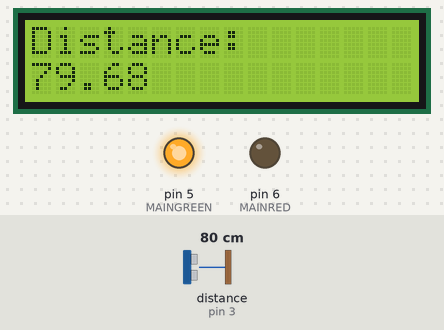
Recording of a sketch running on a simulated Arduino Uno, built with avr-gcc and run on an emulated ATmega328P. On the bench: 16×2 character LCD, output pins drawn as LEDs (lit = HIGH). Wiring (inferred from the names in the program): ultrasonic range finder: trigger pin 2; echo pin 3. Dashed ring = blinking. The inputs (shaded band) are chosen by the test bench; at power-on: distance to the obstacle (sensor on pin 3) 80 cm. The echo pulse lasts 58.3 µs per cm; pins used as bus, display or sensor lines are not drawn.

Above: at 1.2 s.
1.3 s: distance to the obstacle (sensor on pin 3) set to 2 cm
At 2.5 s:
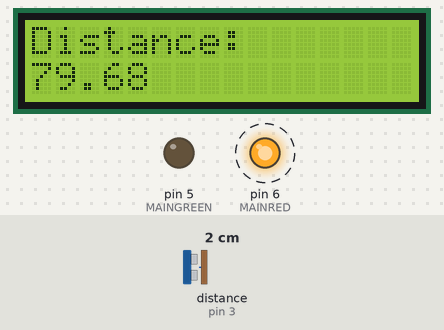
5.4 s: distance to the obstacle (sensor on pin 3) set to 18 cm
At 7.8 s:
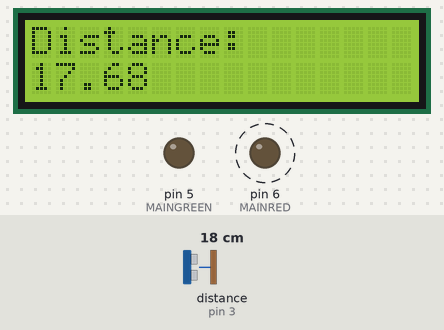
9.5 s: distance to the obstacle (sensor on pin 3) set to 22 cm
At 11.6 s:
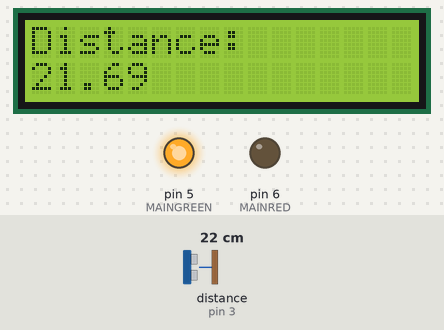
Timing chart, 0 to 13.1 s (numbered marks = the images above; inputs shaded):
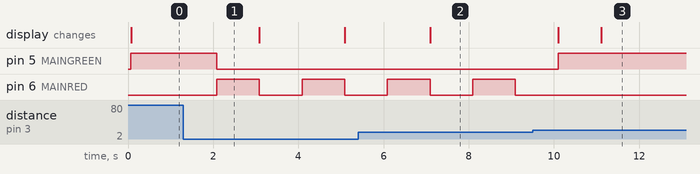

The sketch:

sketch_feb21a.ino
```cpp
#include <LiquidCrystal.h>
#define trigger 2
#define echo 3
int MAINRED = 6;
int MAINGREEN = 5;
const int rs = 7, en = 8, d4 = 9, d5 = 10, d6 = 11, d7 = 12;
LiquidCrystal lcd(rs, en, d4, d5, d6, d7);
float duration=0,distance=0;
void setup() {
  // put your setup code here, to run once:
  //Serial.begin(115200);
  pinMode(MAINGREEN, OUTPUT);
  pinMode(MAINRED, OUTPUT);

  lcd.begin(16,2);
  lcd.setCursor(0,0);
  lcd.print("Distance: ");
  lcd.setCursor(0,1);
  pinMode(trigger, OUTPUT);
  pinMode(echo, INPUT);
}

void loop() {
  // put your main code here, to run repeatedly:
  //digitalWrite(MAINGREEN, HIGH);
  //digitalWrite(MAINRED, HIGH);
  digitalWrite(trigger, LOW);
  delayMicroseconds(2);
  digitalWrite(trigger, HIGH);
  delayMicroseconds(10);
  digitalWrite(trigger, LOW);
  delayMicroseconds(2);
  duration = pulseIn(echo, HIGH);
  distance = (duration/2)*0.0343;//measured in cm
  if(distance <20) {
    digitalWrite(MAINGREEN,LOW);
    digitalWrite(MAINRED,HIGH);
    delay(1000);
    digitalWrite(MAINRED,LOW);
  } else if(distance >= 20){
    digitalWrite(MAINRED,LOW);
    digitalWrite(MAINGREEN, HIGH);
  }
  lcd.setCursor(0,1);
  lcd.print("                ");//clears the LCD.
  lcd.setCursor(0,1);
  lcd.print(distance);


  delay(1000);
}
```

Measured:
- the behaviour switches between 20 and 21 cm on distance to the obstacle (sensor on pin 3) (found by bisection; images 2 and 3)
- after the input at 1.3 s, pin 5 (MAINGREEN): HIGH → LOW after 0.78 s; pin 6 (MAINRED): alternates HIGH for 1.0 s and LOW for 1.0 s, starting after 0.78 s
- after the input at 5.4 s, the display: changes after 1.7 s (image 2)
- after the input at 9.5 s, pin 5 (MAINGREEN): LOW → HIGH after 0.60 s; pin 6 (MAINRED): stops changing and stays LOW; the display: first changes after 0.60 s (image 3 shows a later state)
